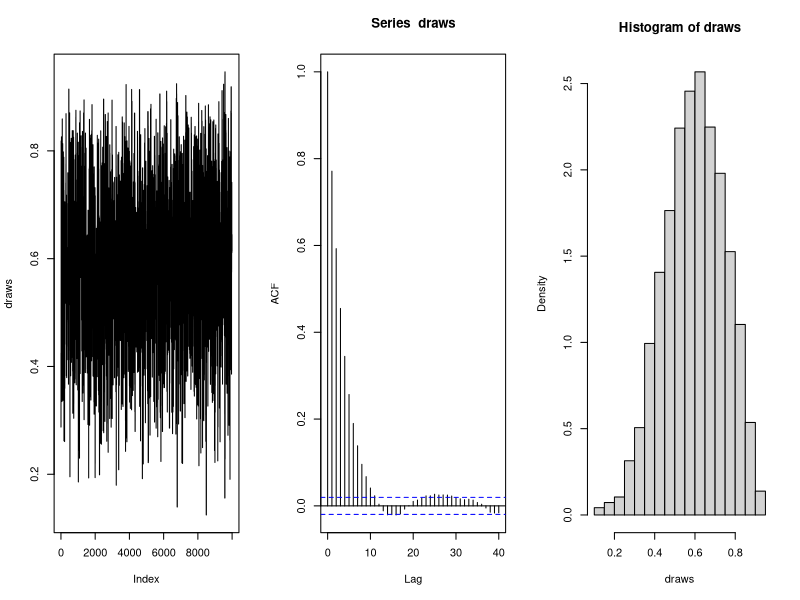

The R script that drew this image:
## ---- chunk 1
target = function(x){
  if( x < 0 | x > 1 ){
    return(0)}
  else {
    density = 1 / beta(6,4) * (x)^5 * (1-x)^3
    return(density)
  }
}

sampler = function(c, iteration){
  phi = rep(0,iteration)
  phi[1] = runif(1)     #initialize; sample from uni(0,1)
  for(i in 2:iteration){
    current_phi = phi[i-1]
    proposed_phi = rbeta(1, c*current_phi,  c*(1-current_phi) )
    
    # compute acceptance probability
    Pr_current_to_proposed = target(current_phi) * dbeta(proposed_phi, c*current_phi, c*(1-current_phi))
    Pr_proposed_to_current = target(proposed_phi) * dbeta(current_phi, c*proposed_phi, c*(1-proposed_phi))
    A = Pr_proposed_to_current / Pr_current_to_proposed
    
    if(runif(1)<A){
      phi[i] = proposed_phi      # accept move with probabily min(1,A)
      } else {
        phi[i] = current_phi       # otherwise "reject" move, and stay where we are
      }
  }
  return(phi)
}

## ---- chunk 2
set.seed(123)
draws = sampler(c = 1, 10000)  # set c = 1 and sample 10000 

par(mfrow=c(1,3))  #1 row, 3 columns
plot(draws, type = 'l'); acf(draws); hist(draws, freq = FALSE)  #plot commands
